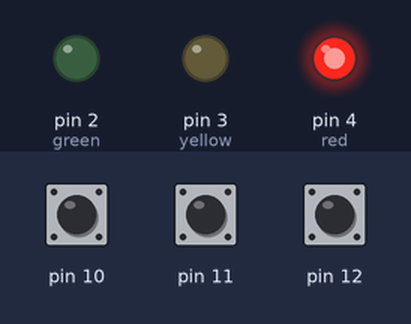
This sketch was run on a simulated Arduino Uno, built with avr-gcc and run on an emulated ATmega328P. On the bench: output pins drawn as LEDs (lit = HIGH). The inputs (shaded band) are chosen by the test bench; at power-on: pin 10 HIGH, pin 11 HIGH, pin 12 HIGH.

Above: at 1.2 s.
1.3 s: pin 10 pulled LOW for 0.15 s
At 2.9 s:
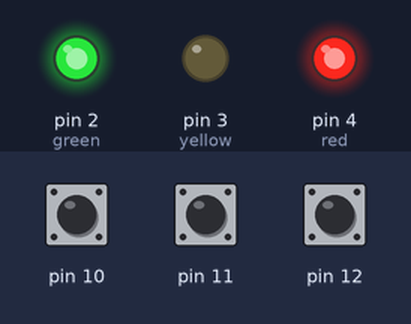
4.3 s: pin 11 pulled LOW for 0.15 s
At 5.6 s:
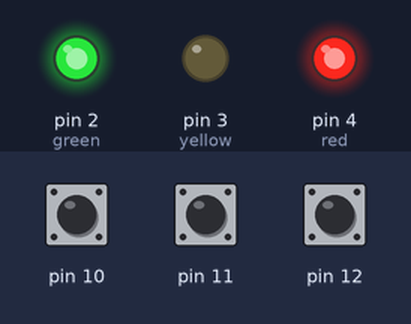
7.3 s: pin 10 pulled LOW for 1 s
At 8.0 s:
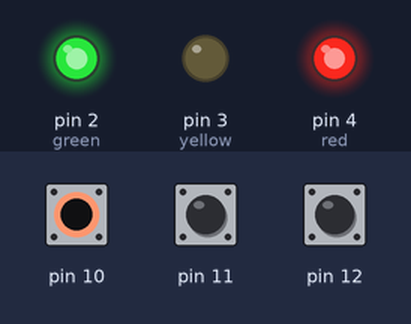
10.3 s: pin 12 pulled LOW for 0.15 s
At 10.44 s:
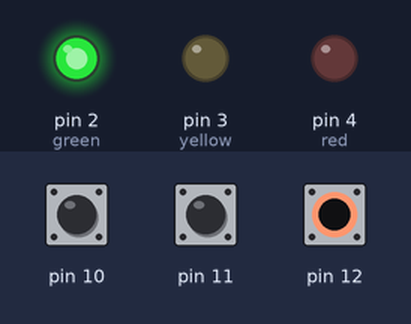
12.0 s: pin 11 pulled LOW for 1 s
At 13.8 s:
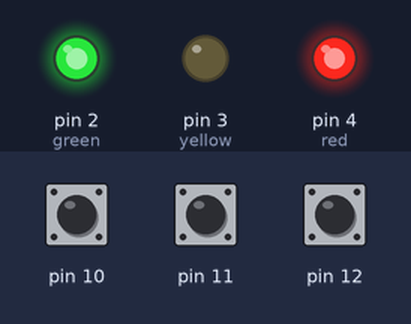
15.0 s: pin 12 pulled LOW for 1 s
At 15.8 s:
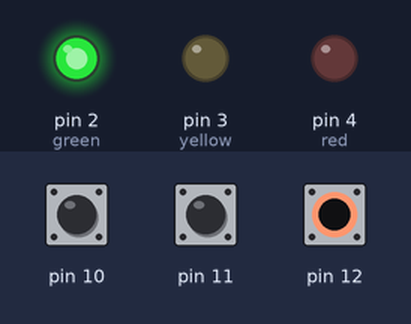
Timing chart, 0 to 18.0 s (numbered marks = the images above; inputs shaded):
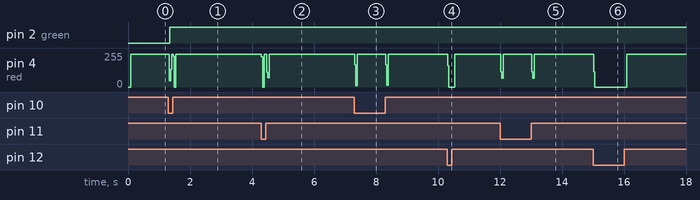

Measured:
- after the input at 1.3 s, pin 2 (green): LOW → HIGH after 0.05 s
- after the input at 4.3 s, pin 4 (red): 247/255 → 245/255 at once, → 247/255 0.17 s later
- after the input at 7.3 s, pin 4 (red): 247/255 → 244/255 at once, → 247/255 1.0 s later
- after the input at 10.3 s, pin 4 (red): 247/255 → 0/255 at once, → 247/255 0.23 s later
- after the input at 12.0 s, pin 4 (red): 247/255 → 245/255 at once, → 246/255 1.0 s later
- after the input at 15.0 s, pin 4 (red): 246/255 → 0/255 at once, → 247/255 1.1 s later

The sketch:

ITC_LAB2.ino
```cpp
#define red 4
#define yellow 3
#define green 2
int leftState;
int middleState;
int rightState;
int lastLeftState = LOW;
int lastMiddleState = LOW;
int lastRightState = HIGH;
int lastDebounceTime = 0;
int debounceDelay = 50;
int t = 0;
void setup() {
  // put your setup code here, to run once:
  pinMode(12,INPUT_PULLUP);
  pinMode(11,INPUT_PULLUP);
  pinMode(10,INPUT_PULLUP);
  pinMode(red,OUTPUT);
  pinMode(yellow,OUTPUT);
  pinMode(green,OUTPUT);
}

void loop() {
  // put your main code here, to run repeatedly:
  int leftButtonRead = digitalRead(12);
  int middleButtonRead = digitalRead(11);
  int rightButtonRead = digitalRead(10);
  int i;
  // Debounce for left button
  if(leftButtonRead != lastLeftState){
    lastDebounceTime = millis();
  }
  if((millis() - lastDebounceTime) > debounceDelay){
    if(leftButtonRead == HIGH){
      digitalWrite(red, HIGH);
      for(i = 0; i<= 3000; i++){
       delay(1);
        if(leftButtonRead == CHANGE && digitalRead(red) == HIGH){
          digitalWrite(red, LOW);
          break;
        }
      }
    }
  }
    if(leftButtonRead != leftState){
      leftState = leftButtonRead;
    }
  lastLeftState = leftButtonRead;
  // Debounce for right button
  if(rightButtonRead != lastRightState){
    lastDebounceTime = millis();
  }
  if((millis() - lastDebounceTime) > debounceDelay){
    if(rightButtonRead == LOW && digitalRead(red) != HIGH){
      digitalWrite(green, HIGH);
      t = millis();
      if(millis()-t >= 3000){
        digitalWrite(green, LOW);
      }
    }
    if(rightButtonRead != rightState){
      rightState = rightButtonRead;
    }
  }
  lastRightState = rightButtonRead;
  // Debounce for middle button
  if(middleButtonRead != lastMiddleState){
    lastDebounceTime = millis();
  }
  if((millis() - lastDebounceTime) > debounceDelay){
    if(middleButtonRead == LOW && digitalRead(red) != HIGH && digitalRead(green) != HIGH){
      for(i = 0; i<2; i++){
        digitalWrite(yellow, HIGH);
        delay(500);
        digitalWrite(yellow, LOW);
        delay(500);
      }
    }
    if(middleButtonRead != middleState){
      middleState = middleButtonRead;
    }
  }
  lastMiddleState = middleButtonRead;
}
```
